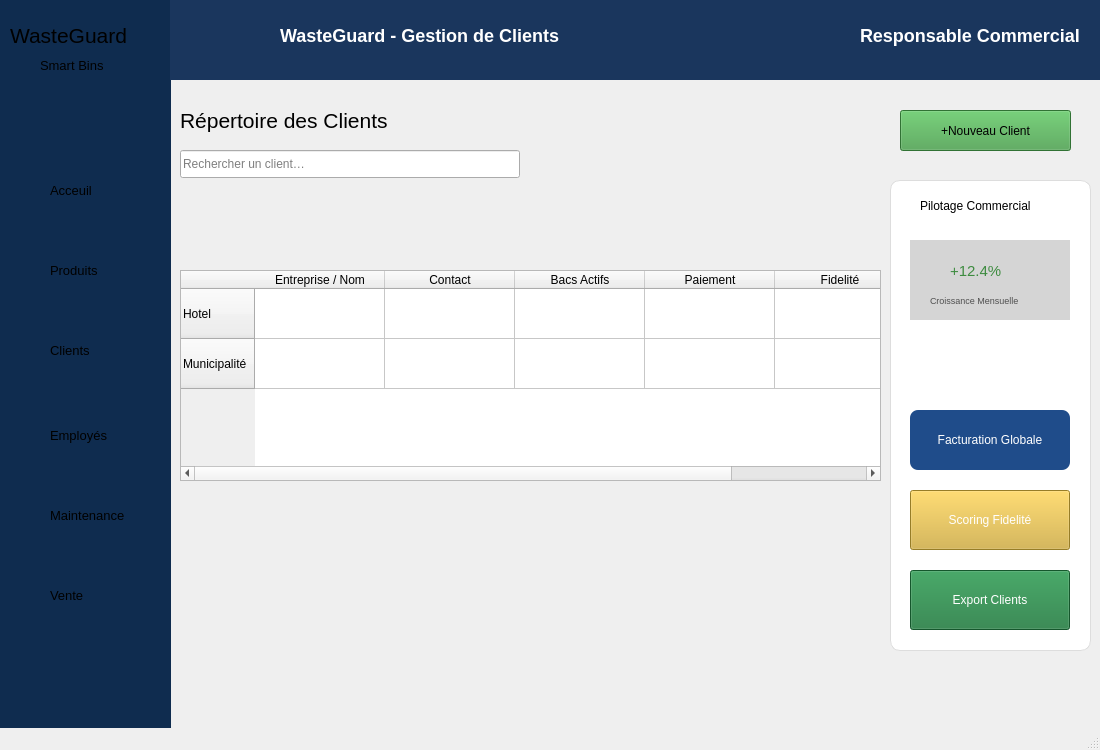
<?xml version="1.0" encoding="UTF-8"?>
<ui version="4.0">
 <class>MainWindow</class>
 <widget class="QMainWindow" name="MainWindow">
  <property name="geometry">
   <rect>
    <x>0</x>
    <y>0</y>
    <width>1100</width>
    <height>750</height>
   </rect>
  </property>
  <property name="windowTitle">
   <string>WasteGuard - Gestion des Clients</string>
  </property>
  <property name="windowIcon">
   <iconset theme="QIcon::ThemeIcon::ImageLoading"/>
  </property>
  <widget class="QWidget" name="centralwidget">
   <widget class="QWidget" name="sidebar" native="true">
    <property name="enabled">
     <bool>true</bool>
    </property>
    <property name="geometry">
     <rect>
      <x>0</x>
      <y>0</y>
      <width>171</width>
      <height>750</height>
     </rect>
    </property>
    <property name="mouseTracking">
     <bool>false</bool>
    </property>
    <property name="styleSheet">
     <string notr="true">background-color: #0f2c4f;</string>
    </property>
    <widget class="QLabel" name="wasteguard">
     <property name="geometry">
      <rect>
       <x>10</x>
       <y>10</y>
       <width>151</width>
       <height>51</height>
      </rect>
     </property>
     <property name="font">
      <font>
       <pointsize>9</pointsize>
      </font>
     </property>
     <property name="text">
      <string>&lt;html&gt;&lt;head/&gt;&lt;body&gt;&lt;p&gt;&lt;span style=&quot; font-size:16pt;&quot;&gt;WasteGuard&lt;/span&gt;&lt;/p&gt;&lt;/body&gt;&lt;/html&gt;</string>
     </property>
     <property name="textFormat">
      <enum>Qt::TextFormat::AutoText</enum>
     </property>
    </widget>
    <widget class="QLabel" name="smartbins">
     <property name="geometry">
      <rect>
       <x>40</x>
       <y>50</y>
       <width>91</width>
       <height>31</height>
      </rect>
     </property>
     <property name="text">
      <string>&lt;html&gt;&lt;head/&gt;&lt;body&gt;&lt;p&gt;&lt;span style=&quot; font-size:10pt;&quot;&gt;Smart Bins&lt;/span&gt;&lt;/p&gt;&lt;/body&gt;&lt;/html&gt;</string>
     </property>
     <property name="textFormat">
      <enum>Qt::TextFormat::AutoText</enum>
     </property>
    </widget>
    <widget class="QLabel" name="acceuil">
     <property name="geometry">
      <rect>
       <x>50</x>
       <y>180</y>
       <width>71</width>
       <height>21</height>
      </rect>
     </property>
     <property name="font">
      <font>
       <pointsize>10</pointsize>
      </font>
     </property>
     <property name="text">
      <string>Acceuil</string>
     </property>
    </widget>
    <widget class="QLabel" name="produits">
     <property name="geometry">
      <rect>
       <x>50</x>
       <y>260</y>
       <width>63</width>
       <height>20</height>
      </rect>
     </property>
     <property name="font">
      <font>
       <pointsize>10</pointsize>
      </font>
     </property>
     <property name="text">
      <string>Produits</string>
     </property>
    </widget>
    <widget class="QLabel" name="clients">
     <property name="geometry">
      <rect>
       <x>50</x>
       <y>340</y>
       <width>63</width>
       <height>20</height>
      </rect>
     </property>
     <property name="font">
      <font>
       <pointsize>10</pointsize>
      </font>
     </property>
     <property name="text">
      <string>Clients</string>
     </property>
    </widget>
    <widget class="QLabel" name="employes">
     <property name="geometry">
      <rect>
       <x>50</x>
       <y>420</y>
       <width>81</width>
       <height>31</height>
      </rect>
     </property>
     <property name="font">
      <font>
       <pointsize>10</pointsize>
      </font>
     </property>
     <property name="text">
      <string>Employés</string>
     </property>
    </widget>
    <widget class="QLabel" name="maintenance">
     <property name="geometry">
      <rect>
       <x>50</x>
       <y>500</y>
       <width>111</width>
       <height>31</height>
      </rect>
     </property>
     <property name="font">
      <font>
       <pointsize>10</pointsize>
      </font>
     </property>
     <property name="text">
      <string>Maintenance</string>
     </property>
    </widget>
    <widget class="QLabel" name="vente">
     <property name="geometry">
      <rect>
       <x>50</x>
       <y>580</y>
       <width>71</width>
       <height>31</height>
      </rect>
     </property>
     <property name="font">
      <font>
       <pointsize>10</pointsize>
      </font>
     </property>
     <property name="text">
      <string>Vente</string>
     </property>
    </widget>
   </widget>
   <widget class="QWidget" name="header" native="true">
    <property name="geometry">
     <rect>
      <x>170</x>
      <y>0</y>
      <width>931</width>
      <height>80</height>
     </rect>
    </property>
    <property name="styleSheet">
     <string notr="true">color: #FFFFFF;
    font-family: &quot;Montserrat&quot;;
    font-weight: bold;
    font-size: 18px;
    background-color: #1A365D;</string>
    </property>
    <widget class="QLabel" name="wasteguardhead">
     <property name="geometry">
      <rect>
       <x>110</x>
       <y>20</y>
       <width>311</width>
       <height>31</height>
      </rect>
     </property>
     <property name="text">
      <string>WasteGuard - Gestion de Clients</string>
     </property>
    </widget>
    <widget class="QLabel" name="responsable">
     <property name="geometry">
      <rect>
       <x>690</x>
       <y>20</y>
       <width>231</width>
       <height>31</height>
      </rect>
     </property>
     <property name="text">
      <string>Responsable Commercial</string>
     </property>
    </widget>
    <widget class="QLabel" name="logo">
     <property name="geometry">
      <rect>
       <x>0</x>
       <y>0</y>
       <width>101</width>
       <height>71</height>
      </rect>
     </property>
     <property name="text">
      <string/>
     </property>
     <property name="textFormat">
      <enum>Qt::TextFormat::AutoText</enum>
     </property>
     <property name="pixmap">
      <pixmap>waste-logo.png</pixmap>
     </property>
     <property name="scaledContents">
      <bool>true</bool>
     </property>
    </widget>
   </widget>
   <widget class="QLabel" name="rep">
    <property name="geometry">
     <rect>
      <x>180</x>
      <y>100</y>
      <width>281</width>
      <height>41</height>
     </rect>
    </property>
    <property name="text">
     <string>&lt;html&gt;&lt;head/&gt;&lt;body&gt;&lt;p&gt;&lt;span style=&quot; font-size:16pt;&quot;&gt;Répertoire des Clients&lt;/span&gt;&lt;/p&gt;&lt;/body&gt;&lt;/html&gt;</string>
    </property>
   </widget>
   <widget class="QLineEdit" name="recherche">
    <property name="geometry">
     <rect>
      <x>180</x>
      <y>150</y>
      <width>340</width>
      <height>28</height>
     </rect>
    </property>
    <property name="placeholderText">
     <string>Rechercher un client…</string>
    </property>
   </widget>
   <widget class="QPushButton" name="nvclient">
    <property name="geometry">
     <rect>
      <x>900</x>
      <y>110</y>
      <width>171</width>
      <height>41</height>
     </rect>
    </property>
    <property name="styleSheet">
     <string notr="true">background-color: #45a049;</string>
    </property>
    <property name="text">
     <string>+Nouveau Client</string>
    </property>
   </widget>
   <widget class="QTableWidget" name="tableWidget">
    <property name="geometry">
     <rect>
      <x>180</x>
      <y>270</y>
      <width>701</width>
      <height>211</height>
     </rect>
    </property>
    <property name="showGrid">
     <bool>true</bool>
    </property>
    <attribute name="horizontalHeaderVisible">
     <bool>true</bool>
    </attribute>
    <attribute name="horizontalHeaderDefaultSectionSize">
     <number>130</number>
    </attribute>
    <attribute name="horizontalHeaderHighlightSections">
     <bool>true</bool>
    </attribute>
    <attribute name="verticalHeaderVisible">
     <bool>true</bool>
    </attribute>
    <attribute name="verticalHeaderDefaultSectionSize">
     <number>50</number>
    </attribute>
    <attribute name="verticalHeaderHighlightSections">
     <bool>true</bool>
    </attribute>
    <row>
     <property name="text">
      <string>Hotel</string>
     </property>
    </row>
    <row>
     <property name="text">
      <string>Municipalité</string>
     </property>
    </row>
    <column>
     <property name="text">
      <string>Entreprise / Nom</string>
     </property>
    </column>
    <column>
     <property name="text">
      <string>Contact</string>
     </property>
    </column>
    <column>
     <property name="text">
      <string>Bacs Actifs</string>
     </property>
    </column>
    <column>
     <property name="text">
      <string>Paiement</string>
     </property>
    </column>
    <column>
     <property name="text">
      <string>Fidelité</string>
     </property>
    </column>
   </widget>
   <widget class="QWidget" name="sidepanel" native="true">
    <property name="geometry">
     <rect>
      <x>890</x>
      <y>180</y>
      <width>201</width>
      <height>471</height>
     </rect>
    </property>
    <property name="styleSheet">
     <string notr="true">QWidget#sidepanel {
    background-color: white;
    border: 1px solid #ddd;
    border-radius: 10px;
}
</string>
    </property>
    <widget class="QWidget" name="widget" native="true">
     <property name="geometry">
      <rect>
       <x>20</x>
       <y>60</y>
       <width>160</width>
       <height>80</height>
      </rect>
     </property>
     <property name="styleSheet">
      <string notr="true">background-color: rgb(213, 213, 213)</string>
     </property>
     <widget class="QLabel" name="label">
      <property name="geometry">
       <rect>
        <x>40</x>
        <y>20</y>
        <width>61</width>
        <height>21</height>
       </rect>
      </property>
      <property name="font">
       <font>
        <pointsize>11</pointsize>
        <italic>false</italic>
        <bold>false</bold>
       </font>
      </property>
      <property name="styleSheet">
       <string notr="true">color: #3d8b3f</string>
      </property>
      <property name="text">
       <string>+12.4%</string>
      </property>
     </widget>
     <widget class="QLabel" name="label_2">
      <property name="geometry">
       <rect>
        <x>20</x>
        <y>50</y>
        <width>121</width>
        <height>20</height>
       </rect>
      </property>
      <property name="font">
       <font>
        <pointsize>7</pointsize>
       </font>
      </property>
      <property name="styleSheet">
       <string notr="true">color:rgb(79, 79, 79)</string>
      </property>
      <property name="text">
       <string>Croissance Mensuelle</string>
      </property>
     </widget>
    </widget>
    <widget class="QLabel" name="pilotage">
     <property name="geometry">
      <rect>
       <x>30</x>
       <y>10</y>
       <width>141</width>
       <height>31</height>
      </rect>
     </property>
     <property name="font">
      <font>
       <pointsize>9</pointsize>
       <bold>false</bold>
      </font>
     </property>
     <property name="styleSheet">
      <string notr="true">color: black</string>
     </property>
     <property name="text">
      <string>Pilotage Commercial</string>
     </property>
    </widget>
    <widget class="QPushButton" name="facture">
     <property name="geometry">
      <rect>
       <x>20</x>
       <y>230</y>
       <width>160</width>
       <height>60</height>
      </rect>
     </property>
     <property name="styleSheet">
      <string notr="true">QPushButton#facture {
    background-color: #1F4C8A;
    color: white;
    padding: 12px;
    border-radius: 8px;
}</string>
     </property>
     <property name="text">
      <string>Facturation Globale</string>
     </property>
    </widget>
    <widget class="QPushButton" name="score">
     <property name="geometry">
      <rect>
       <x>20</x>
       <y>310</y>
       <width>160</width>
       <height>60</height>
      </rect>
     </property>
     <property name="styleSheet">
      <string notr="true">QPushButton#score {
    background-color: #D4AF37;
    color: white;
}</string>
     </property>
     <property name="text">
      <string>Scoring Fidelité</string>
     </property>
    </widget>
    <widget class="QPushButton" name="exportclient">
     <property name="geometry">
      <rect>
       <x>20</x>
       <y>390</y>
       <width>160</width>
       <height>60</height>
      </rect>
     </property>
     <property name="styleSheet">
      <string notr="true">QPushButton#exportclient {
    background-color: #1E7A3E;
    color: white;
}</string>
     </property>
     <property name="text">
      <string>Export Clients</string>
     </property>
    </widget>
   </widget>
  </widget>
  <widget class="QMenuBar" name="menubar">
   <property name="geometry">
    <rect>
     <x>0</x>
     <y>0</y>
     <width>1100</width>
     <height>25</height>
    </rect>
   </property>
  </widget>
  <widget class="QStatusBar" name="statusbar"/>
 </widget>
 <resources/>
 <connections/>
</ui>
